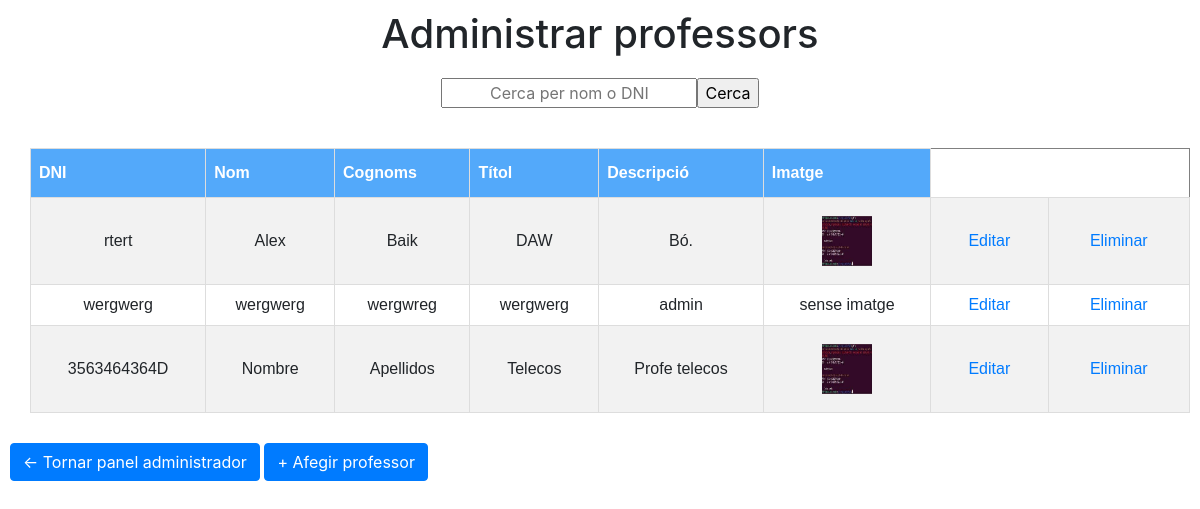
/admin/adminTeachers.php (signed in), run on the app's committed database.
### tables this page shows
CREATE TABLE `teacher` (
  `teacher_id` int(11) NOT NULL,
  `dni` varchar(21) NOT NULL,
  `name` varchar(50) NOT NULL,
  `surname` varchar(50) NOT NULL,
  `title` varchar(50) NOT NULL,
  `description` varchar(50) NOT NULL,
  `password` varchar(255) NOT NULL,
  `created_at` datetime DEFAULT current_timestamp(),
  `image` varchar(100) DEFAULT NULL
);

### admin/adminTeachers.php (the view, shortened to what this page needs)
<!DOCTYPE html>
<html lang="en">
<head>
  <link rel="stylesheet" href="https://stackpath.bootstrapcdn.com/bootstrap/4.5.2/css/bootstrap.min.css">
  <link rel="stylesheet" href="../styles/admin.css">
</head>
<body>
  <h1>Administrar professors</h1>
  <?php
  require_once "../config.php";
  echo "<div style='display: flex; justify-content: center; margin-bottom: 20px; align-items:center;'>";
  echo "<form action='adminTeachers.php' method='GET'>";
  echo "<input type='text' name='search' placeholder='Cerca per nom o DNI'>";
  echo "<input type='submit' value='Cerca'>";
  echo "</form>";
  echo "</div>";
  $query = "SELECT * FROM teacher";
  $result = mysqli_query($link, $query);
  ?>
  <div style="width: 100%; display: flex; justify-content: center; margin-bottom: 20px; align-items:center;">
    <?php
    echo "<table border='1'>
<tr>
<th>DNI</th>
<th>Nom</th>
<th>Cognoms</th>
<th>Títol</th>
<th>Descripció</th>
<th>Imatge</th>
</tr>";
    while ($row = mysqli_fetch_array($result)) {
      echo "<tr>";
      echo "<td>" . $row['dni'] . "</td>";
      echo "<td>" . $row['name'] . "</td>";
      echo "<td>" . $row['surname'] . "</td>";
      echo "<td>" . $row['title'] . "</td>";
      echo "<td>" . $row['description'] . "</td>";
      if (strpos($row['image'], 'jpg') !== false || strpos($row['image'], 'png') !== false || strpos($row['image'], 'gif') !== false || strpos($row['image'], 'jpeg') !== false) {
        echo "<td><img style='width: 50px;height:50px' src='../profilepics/" . $row['image'] . "'/></td>";
      } else {
        echo "<td>sense imatge</td>";
      }
      echo "<form method='post' action=" . htmlspecialchars($_SERVER["PHP_SELF"]) . " >";
      echo "<td><a href='adminTeachersEdit.php?dni=" . $row['dni'] . "'>Editar</a>";
      echo "<td><a href='adminTeachers.php?delete_dni=" . $row['dni'] . "'>Eliminar</a>";
      echo "</td>";
      echo "</tr>";
    }
    echo "</table>";
    ?>
  </div>
  <button type="button" onclick="window.location.href='adminPanel.php'" class="btn btn-primary">
    <- Tornar panel administrador</button>
      <button type="button" onclick="window.location.href='adminTeachersAdd.php'" class="btn btn-primary">+ Afegir professor</button>
</body>
</html>

### styles/admin.css (style rules this page uses)
* { margin: 10px; text-align: center; }
table { font-family: Arial, Helvetica, sans-serif; border-collapse: collapse; width: 100%; }
td, th { border: 1px solid #ddd; padding: 8px; }
tr:nth-child(even) { background-color: #f2f2f2; }
th { padding-top: 12px; padding-bottom: 12px; text-align: left; background-color: #53a9fa; color: white; }

### data on the page
teacher: dni "rtert", name "Alex", surname "Baik", title "DAW", description "Bó.", image (picture)
teacher: dni "wergwerg", name "wergwerg", surname "wergwreg", title "wergwerg", description "admin", image "sense imatge"
teacher: dni "3563464364D", name "Nombre", surname "Apellidos", title "Telecos", description "Profe telecos", image (picture)
